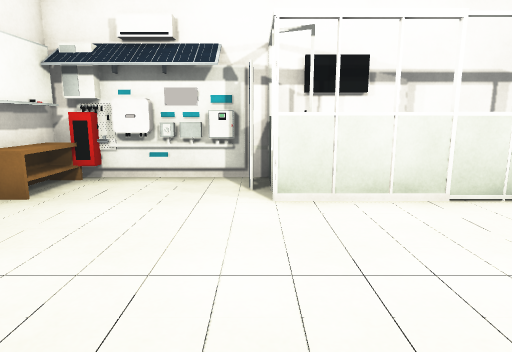
[1] (above)

24 first-person views from a walk through a 3-D level made in the Unity game engine. The camera is 1.3 m above the floor, tilts 10° down and sees 75° across. Doors are open. The floor is counted in squares, 1 m on a side. Each view is taken from the middle of a square. On the plan, view 1 faces up. The plan holds only what a view shows up to about 14 squares ahead; the rest is blank. The place goes on beyond the plan. The player is left out. Surface patterns are stand-ins for the level's own textures.

[2]
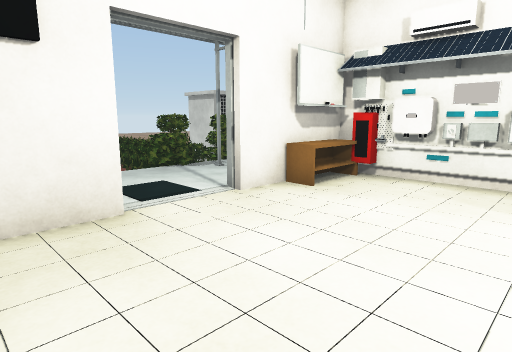

[3]
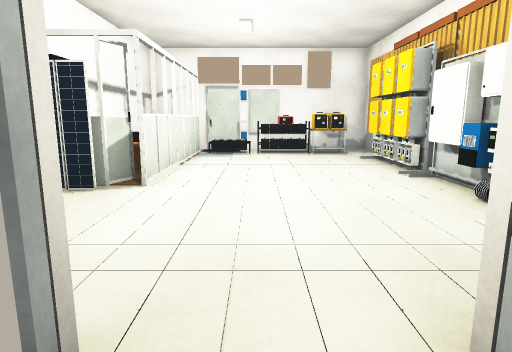

[4]
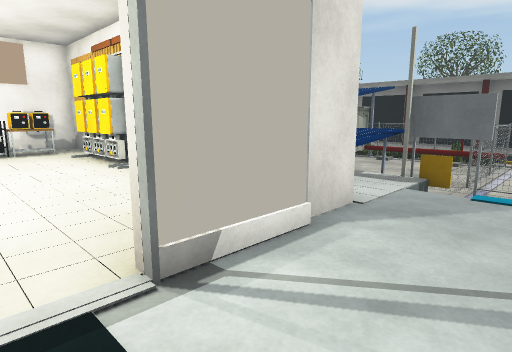

[5]
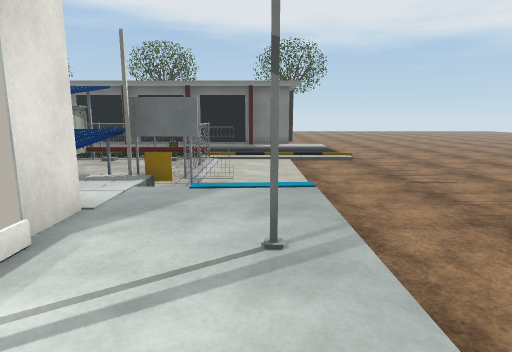

[6]
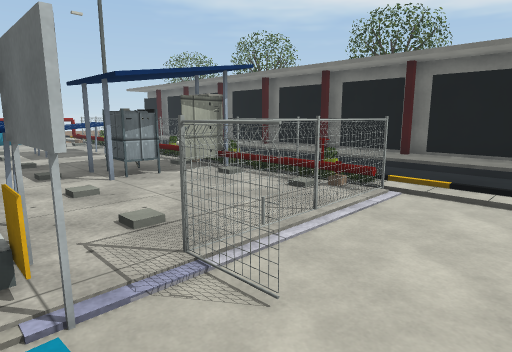

[7]
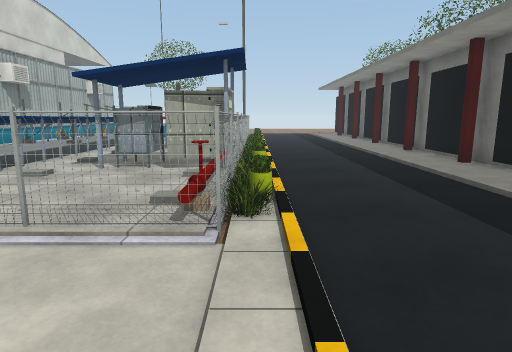

[8]
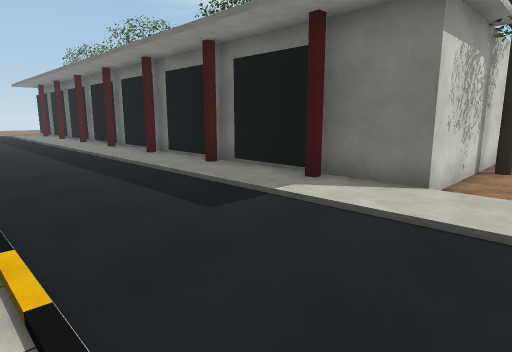

[9]
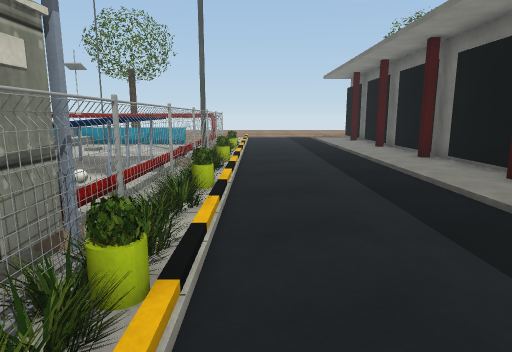

[10]
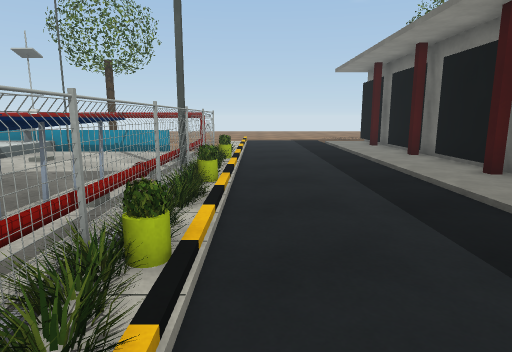

[11]
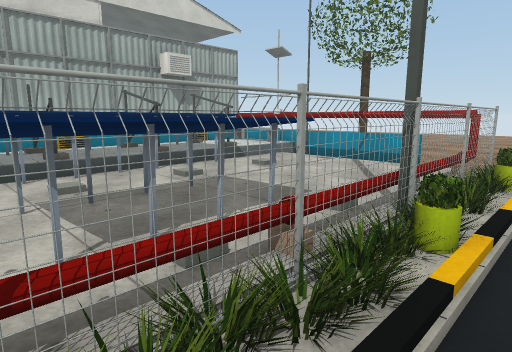

[12]
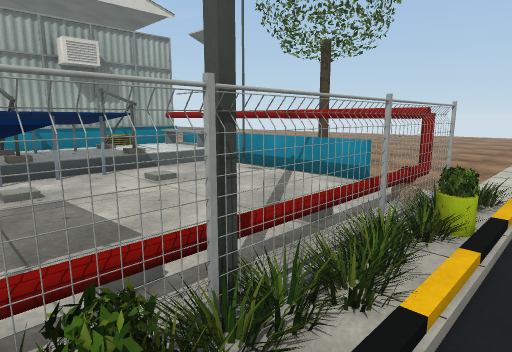

[13]
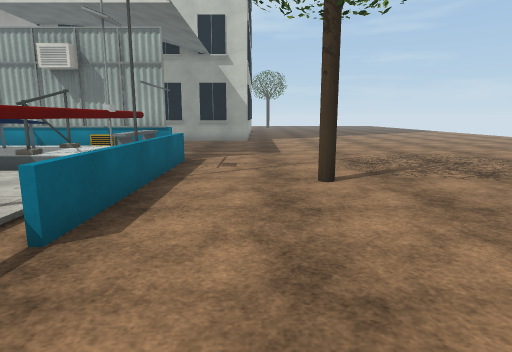

[14]
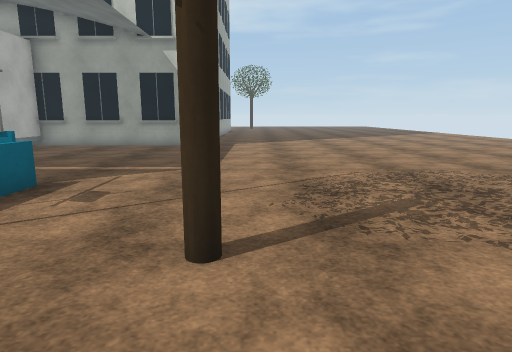

[15]
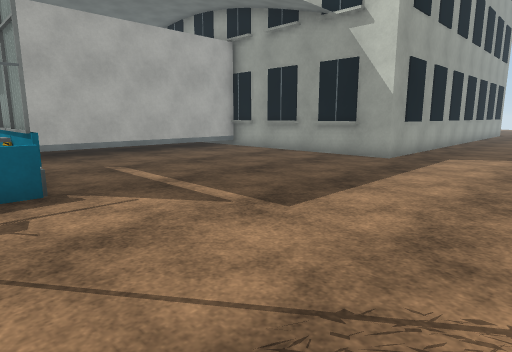

[16]
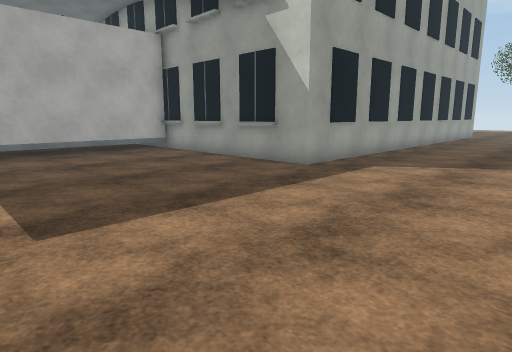

[17]
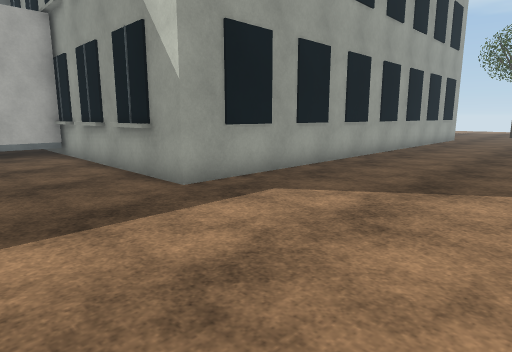

[18]
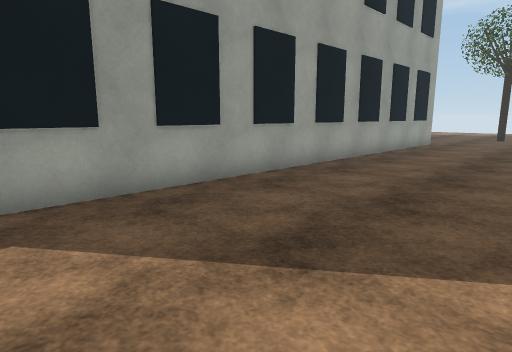

[19]
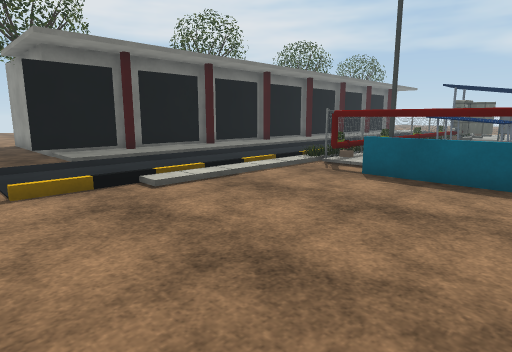

[20]
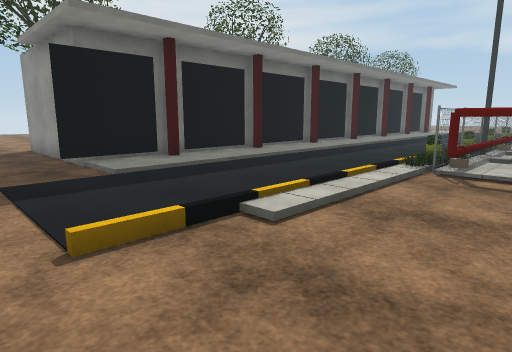

[21]
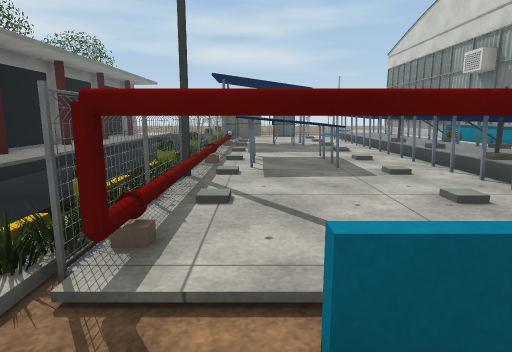

[22]
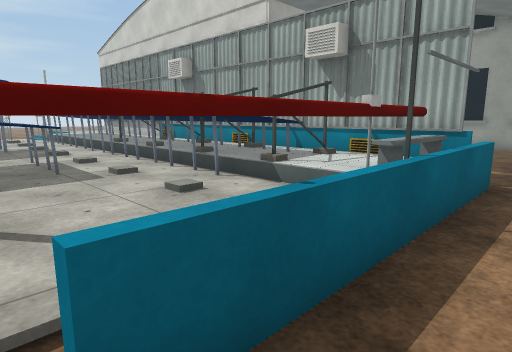

[23]
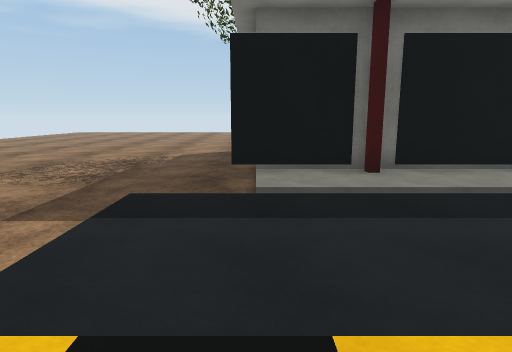

[24]
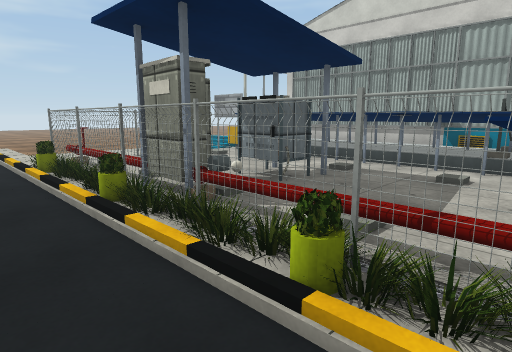

### Floor plan
Key: @ floor where view 1 was taken; # wall or solid block; . main floor; : floor 0.25 m higher than the main floor; + floor 0.5 m higher than the main floor; / step, stairs or slope; D open door; = window, fence, low wall or low ledge; ^ raised ledge; T thing the floor can be seen under or through; O other object.
Columns run from 11 left of view 1 to 21 right of it. Each row starts with its distance up from view 1.
 25                              ..
 24                             ...
 23                           #....
 22                           #....
 21                           #....
 20                           #....
 19                           #.....
 18                           #.....
 17                           #.....
 16                           #.....
 15                           #.....
 14                           #.....
 13                           #.....
 12                           #......
 11                           #......
 10                           #......
  9                           #.....
  8 ###                ########......
  7  O##   ##OO##O#######...##.......
  6   ##O  #+++#OO  +++T.............
  5   O#++ #++++OOO###+T.............
  4  OO/++D#+++++++++++T.............
  3    /++D++++++++++# T.............
  2      +D#+++++++++OO#.............
  1   ./++##+++++++++###.............
  0  ../O+#  ++@+++++###.............
 -1 .../+++#  O#########.............
 -2 .../+++###### #####O#####=.......
 -3 .../+//^  ^ ^^^^^^^^^^###=.......
 -4 .../ /:^^ ^^^^^^^^^^^^##O=.......
 -5 ... ..#^^^^^^^^^^^^^^^ ##=..OO...
 -6 .....OO:::::::::::::::::#=.......
 -7 ......O::: ##:::^^^:::::#=.......
 -8 ......O::: ##::^^^^:::::#=.......
 -9 ......O:::OO ::^^^^:::: #........
-10 ......OOOOOOOOOOOOOOOOOOO........
-11 ::::::OOOOO+OO:O:OOOOOOOO::::....
-12  ..........O..O.O.....O..........
-13 .................................
-14 .................................
-15 .................................
-16 :::::::::::::::::::::::::::::....
-17  :::O:::O:::O::O:::O:::O::O::....
-18  .############################...
-19  .#                          #...
-20  .#                          #...
-21  OO                           ...
-22   O                           ...
-23   #                          #...

Where each view was taken, in squares from view 1:
view 1: 0 up, 0 right, facing up
view 2: 0 up, 0 right, facing up-left
view 3: 3 up, 6 left, facing right
view 4: 3 up, 7 left, facing down-right
view 5: 3 up, 7 left, facing down
view 6: 4 down, 8 left, facing down-right
view 7: 11 down, 9 left, facing right
view 8: 11 down, 11 left, facing down-right
view 9: 12 down, 2 left, facing right
view 10: 12 down, 1 right, facing right
view 11: 12 down, 4 right, facing up-right
view 12: 12 down, 7 right, facing up-right
view 13: 12 down, 16 right, facing up
view 14: 8 down, 18 right, facing up
view 15: 3 down, 20 right, facing up-left
view 16: 0 up, 21 right, facing up-left
view 17: 4 up, 21 right, facing up-left
view 18: 8 up, 21 right, facing up-left
view 19: 5 down, 21 right, facing down-left
view 20: 8 down, 21 right, facing down-left
view 21: 9 down, 15 right, facing left
view 22: 9 down, 15 right, facing up-left
view 23: 10 down, 18 right, facing down
view 24: 13 down, 5 right, facing up-left
